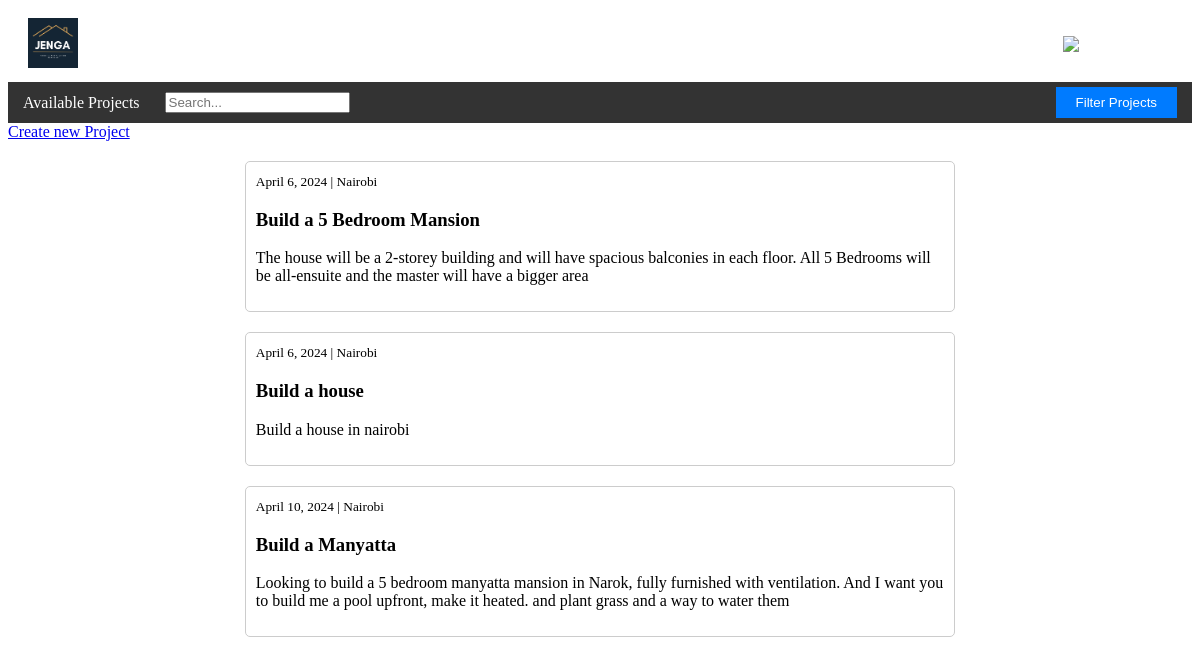
Before: /projects/ (signed in) with the older database file.
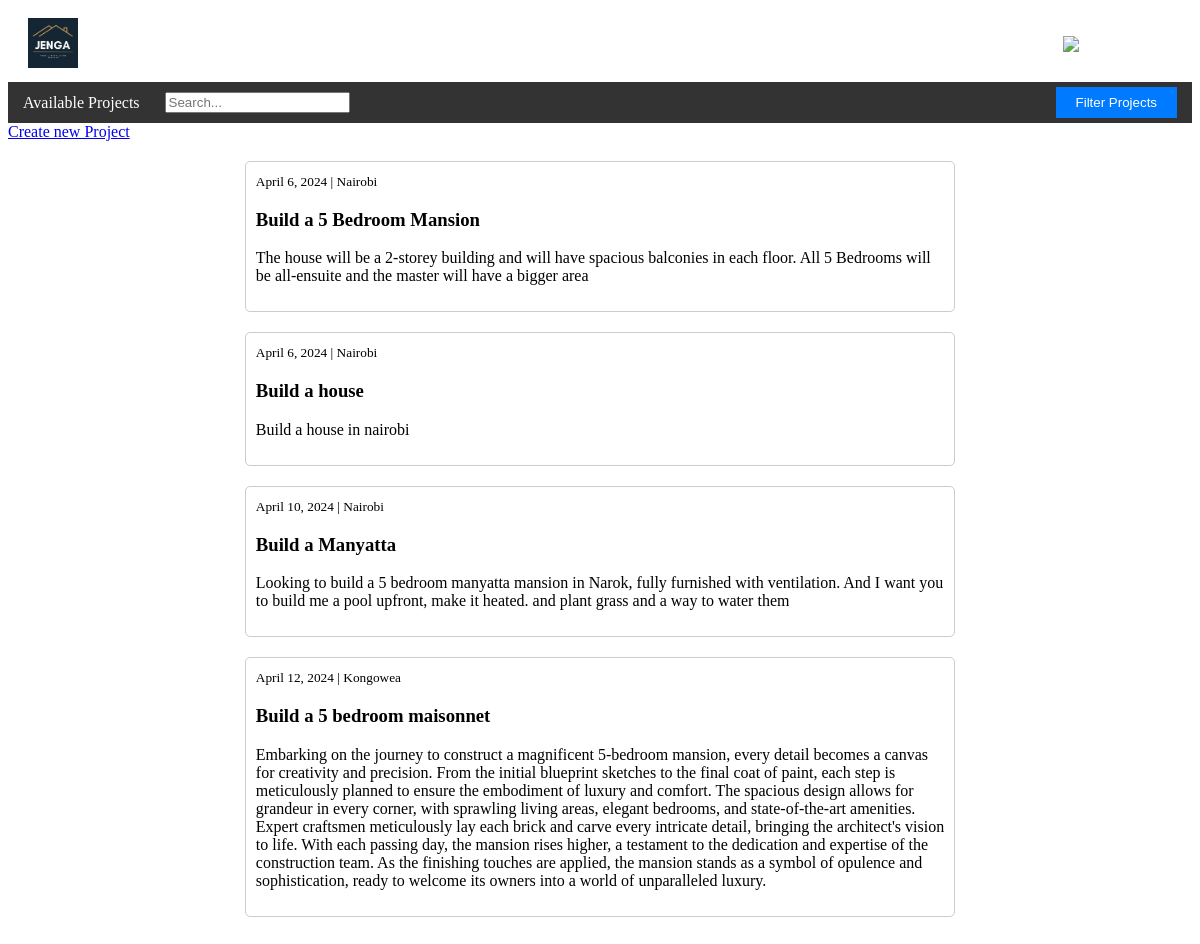
After: the same page with the newer database file.
### base/models.py (models this page shows, shortened)
class Project(models.Model):
    STATUS_CHOICES = (
        ('Open', 'Open'),
        ('In Progress', 'In Progress'),
        ('Completed', '(Completed)'),
    )
    user = models.ForeignKey(User, on_delete=models.CASCADE, null=True, blank=True)
    title = models.CharField(max_length=211)
    budget = models.DecimalField(max_digits=10, decimal_places=2, default=0)
    location = models.CharField(max_length=100, null=True, blank=True)
    description  = models.TextField(null=True, blank=True)
    status = models.BooleanField(default=False)
    created_at = models.DateTimeField(default=timezone.now)
    updated_at = models.DateTimeField(auto_now=True)

### base/views.py (the view)
# urls.py: path('projects/', ListingsTemplate.as_view(), name='projects'),
class ListingsTemplate(ListView):
    model = Project
    context_object_name = 'projects'
    template_name = 'base/projects.html'

### base/templates/base/projects.html (shortened to what this page needs)
{% extends 'base/main.html' %} {% block content %} {% load static %}
<!DOCTYPE html>
<html lang="en">
  <head>
    <link rel="stylesheet" href="{% static 'css/projects.css' %}" />
  </head>
  <body>
    <div class="proj-nav">
      <div class="proj-title">Available Projects</div>
      <div class="search-bar">
        <input type="text" placeholder="Search..." />
      </div>
      <button class="filter-button" onclick="filterProjects()">
        Filter Projects
      </button>
    </div>
    <a href="{% url 'project' %}">Create new Project</a></br>
    <div class="project-container">
      {% for project in projects %}
      <div class="projectDetails">
        {% if project.image %}
        <img src="{{ project.image.url }}" alt="Project Image" />
        <div class="project-description">
          <small>{{ project.created_at.date }}   |   {{ project.location }}</small>
          <h3>{{ project.title }}</h3>
          <p>{{ project.description }}</p>
        </div>
        {% else %}
        <div class="project-description">
          <small>{{ project.created_at.date }}   |   {{ project.location }}</small>
          <h3>{{ project.title }}</h3>
          <p>{{ project.description }}</p>
        </div>
      </div>
        {% endif %}
      {% endfor %}
    </div>
    {% endblock content %}

### base/templates/base/main.html (shortened to what this page needs)
{% load static %}
<!DOCTYPE html>
<html lang="en">
  <head>
    <link rel="stylesheet" href="{% static 'css/main.css' %}" />
  </head>
  <body>
    <nav class="navbar">
      <div class="navbar-logo">
        <a href="{% url 'index' %}">
          <img src="{% static 'images/logo.png' %}" alt="Logo" />
        </a>
      </div>
      <div class="navbar-menu">
        <ul>
          <li><a href="{% url 'projects' %}">Projects</a></li>
          <li><a href="{% url 'contractors' %}">Contractors</a></li>
          <li><a href="{% url 'buy-supplies' %}">Supplies</a></li>
          <li><a href="{% url 'about' %}">About</a></li>
          <li><a href="{% url 'contact' %}">Contact</a></li>
        </ul>
      </div>
      <div class="navbar-user">
        {% if user.is_authenticated %}
        <div class="user-profile">
          <img src="{{ user.profile_picture.url }}" alt="Profile Picture" />
        </div>
        {% else %}
        <a href="{% url 'login' %}" class="loginBtn">Login</a>
        {% endif %}
      </div>
    </nav>
    {% block content %} {% endblock content %}
  </body>
</html>

### static/css/main.css (style rules this page uses)
.navbar { display: flex; justify-content: space-between; align-items: center; background-color: #fff; color: #fff; padding: 10px 20px; }
.navbar-logo img { height: 50px; width: auto; }
.navbar-menu ul { list-style-type: none; padding: 0; margin: 0; display: flex; }
.navbar-menu ul li { margin-right: 20px; }
.navbar-menu ul li:last-child { margin-right: 0; }
.navbar-menu ul li a { text-decoration: none; color: #fff; transition: color 0.3s ease; }
.navbar-user .user-profile { position: relative; }

### static/css/projects.css (style rules this page uses)
.proj-nav { display: flex; justify-content: space-between; align-items: center; background-color: #333; color: #fff; padding: 5px 15px; }
.search-bar { flex: 1; margin: 0 20px; padding: 5px; }
.filter-button { background-color: #007bff; color: #fff; border: none; padding: 8px 20px; cursor: pointer; }
.project-container { width: 60%; margin: auto; overflow: hidden; padding: 20px; }
.projectDetails { display: flex; margin-bottom: 20px; border: 1px solid #ccc; border-radius: 5px; padding: 10px; }
.project-description { flex: 1; }

Changed rows visible on the page:
added Project: created_at "April 12, 2024", location "Kongowea", title "Build a 5 bedroom maisonnet", description "Embarking on the journey to construct a magnificent 5-bedroom mansion, every detail becomes a canvas for creativity and precision. From the initial blueprint sketches to the final coat of paint, each step is meticulously planned to ensure the embodiment of luxury and comfort. The spacious design allows for grandeur in every corner, with sprawling living areas, elegant bedrooms, and state-of-the-art amenities. Expert craftsmen meticulously lay each brick and carve every intricate detail, bringing the architect's vision to life. With each passing day, the mansion rises higher, a testament to the dedication and expertise of the construction team. As the finishing touches are applied, the…"
